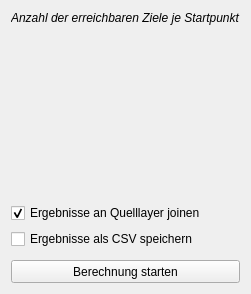
        <widget class="QWidget" name="reachability_tab">
         <attribute name="title">
          <string>Erreichbarkeit</string>
         </attribute>
         <attribute name="toolTip">
          <string>Berechnung wieviele Ziele je Quelle erreichbar sind</string>
         </attribute>
         <layout class="QGridLayout" name="gridLayout_9">
          <item row="0" column="0" colspan="3">
           <widget class="QLabel" name="label_30">
            <property name="font">
             <font>
              <weight>50</weight>
              <italic>true</italic>
              <bold>false</bold>
             </font>
            </property>
            <property name="text">
             <string>Anzahl der erreichbaren Ziele je Startpunkt</string>
            </property>
           </widget>
          </item>
          <item row="5" column="0" colspan="3">
           <widget class="QPushButton" name="start_reachability_button">
            <property name="minimumSize">
             <size>
              <width>0</width>
              <height>23</height>
             </size>
            </property>
            <property name="toolTip">
             <string>Berechnungen starten</string>
            </property>
            <property name="text">
             <string>Berechnung starten</string>
            </property>
           </widget>
          </item>
          <item row="1" column="0" colspan="3">
           <spacer name="verticalSpacer_16">
            <property name="orientation">
             <enum>Qt::Vertical</enum>
            </property>
            <property name="sizeHint" stdset="0">
             <size>
              <width>20</width>
              <height>172</height>
             </size>
            </property>
           </spacer>
          </item>
          <item row="2" column="0" colspan="3">
           <widget class="QCheckBox" name="reachability_join_check">
            <property name="toolTip">
             <string>Ergebnisse werden an den gewählten Layer mit den Quellpunkten gejoint (über die ids)
ACHTUNG: wenn die Ergebnisse nicht separat gespeichert werden, besteht nur Verknüpfung zu einer temporären Datei!</string>
            </property>
            <property name="text">
             <string>Ergebnisse an Quelllayer joinen</string>
            </property>
            <property name="checked">
             <bool>true</bool>
            </property>
           </widget>
          </item>
          <item row="3" column="0" colspan="3">
           <widget class="QCheckBox" name="reachability_csv_check">
            <property name="toolTip">
             <string>Ergebnisse werden am gewählten Ort gespeichert (inkl. xml mit den genutzten Einstellungen im selben Ordner!)</string>
            </property>
            <property name="text">
             <string>Ergebnisse als CSV speichern</string>
            </property>
           </widget>
          </item>
          <item row="4" column="0" colspan="3">
           <spacer name="verticalSpacer_17">
            <property name="orientation">
             <enum>Qt::Vertical</enum>
            </property>
            <property name="sizeType">
             <enum>QSizePolicy::Fixed</enum>
            </property>
            <property name="sizeHint" stdset="0">
             <size>
              <width>20</width>
              <height>5</height>
             </size>
            </property>
           </spacer>
          </item>
         </layout>
        </widget>
